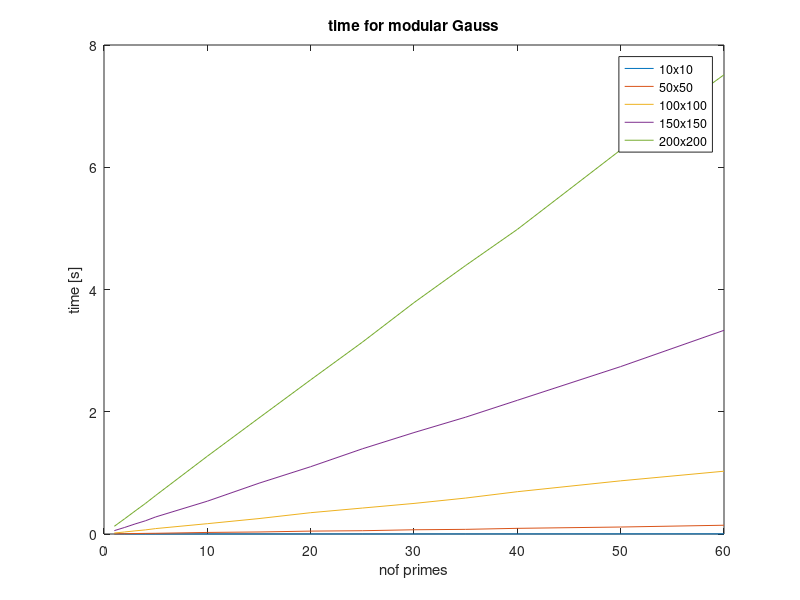
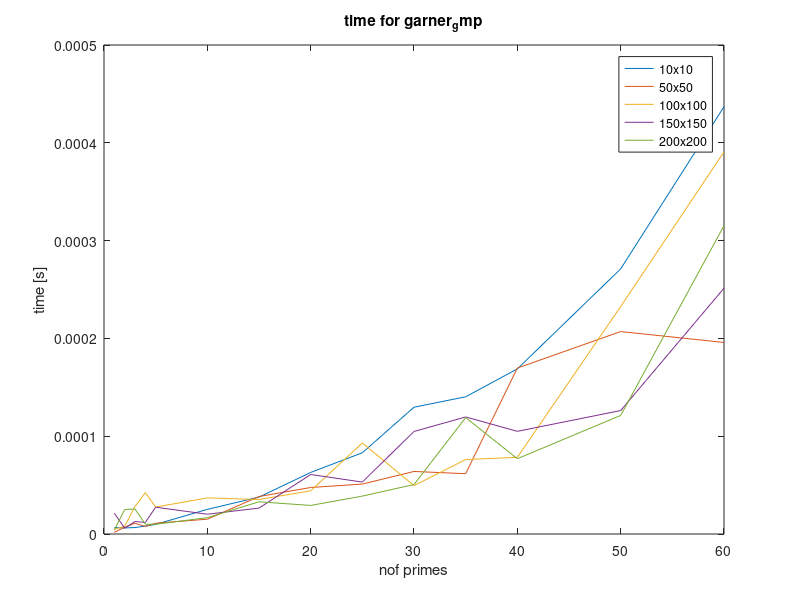
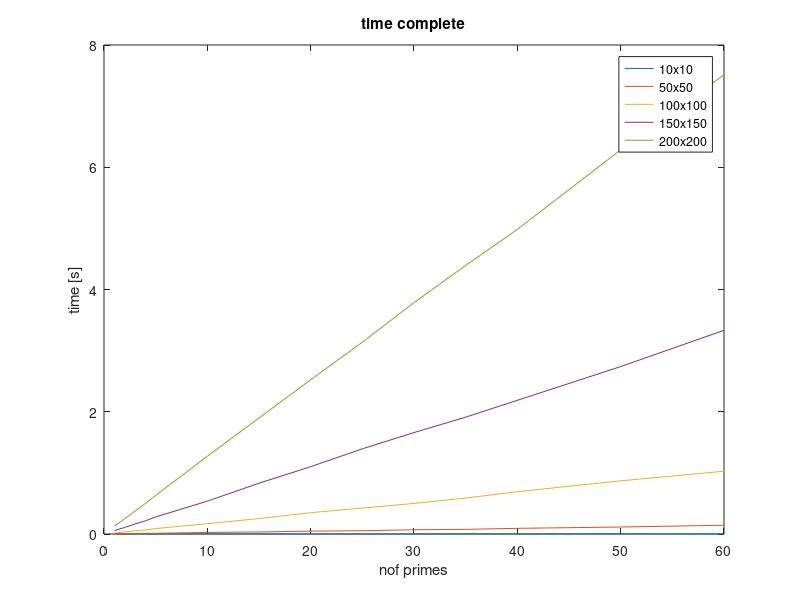

Source code (MATLAB) for these figures, in order:
clear
clc
close all

time1 = load('time1.dat');
time2 = load('time2.dat');
time3 = load('time3.dat');
time4 = load('time4.dat');
time5 = load('time5.dat');

x = [1,2,3,4,5,10,15,20,25,30,35,40,50,60];
figure
% subplot(6,2,1)
plot(x,time1(:,3))
hold on
plot(x,time2(:,3))
hold on
plot(x,time3(:,3))
hold on
plot(x,time4(:,3))
hold on
plot(x,time5(:,3))
hold on
xlabel('nof primes')
ylabel('time [s]')
legend('10x10','50x50','100x100','150x150','200x200')
title('time for modular Gauss')
figure
% subplot(6,2,1)
plot(x,time1(:,5))
hold on
plot(x,time2(:,5))
hold on
plot(x,time3(:,5))
hold on
plot(x,time4(:,5))
hold on
plot(x,time5(:,5))
hold on
xlabel('nof primes')
ylabel('time [s]')
legend('10x10','50x50','100x100','150x150','200x200')
title('time for garner_gmp')
figure
% subplot(6,2,1)
plot(x,time1(:,6))
hold on
plot(x,time2(:,6))
hold on
plot(x,time3(:,6))
hold on
plot(x,time4(:,6))
hold on
plot(x,time5(:,6))
hold on
xlabel('nof primes')
ylabel('time [s]')
legend('10x10','50x50','100x100','150x150','200x200')
title('time complete')